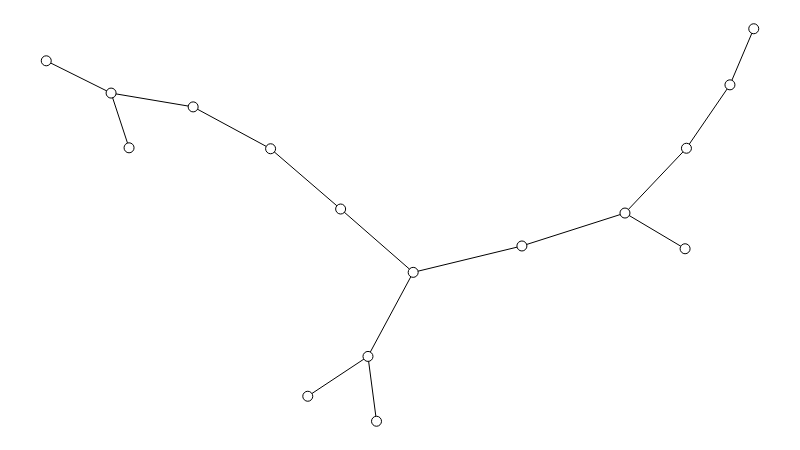

This figure's notebook cell:
### Markdown cell above
## Caminhos relativamente curtos

Primeiramente, precisamos evitar caracterizações baseadas em algum "número mágico" como [seis](https://en.wikipedia.org/wiki/Six_degrees_of_separation). A diferença entre os comprimentos médios obtidos pelo Milgram e os comprimentos médios obtidos do Spotify exigem uma caracterização mais genérica.

Informalmente, a definição de pequeno mundo já foi estabelecida: um grafo cujos caminhos são *relativamente curtos*. Nosso objetivo é formalizar o suficiente essa definição para poder usá-la em um teste de hipótese.

Um primeiro passso natural é tentar visualizar uma rede pequeno mundo para obter *insights* sobre a "cara" dela.

Nas lousinhas, as duplas Graicer/Tirta e Fred/Rapha apresentaram propostas baseadas em *árvore*. Uma árvore é uma *rede conexa sem circuitos*, ou seja, é um grafo com as seguintes propriedades:

* entre quaisquer dois nós, existe um caminho;
* esse caminho é o único entre esses nós.

O módulo *NetworkX* possui uma função pronta para gerar uma árvore aleatória com dado número de nós.

### Code cell
# Gera uma árvore aleatória.
g = nx.random_tree(NUM_NODES)

# Atribui posições aos nós.
sn.set_spring_positions(g)

# Mostra o grafo.
show_graph(g)

### Figure 1 — Plotly figure (JSON) as saved in the notebook; plotly's stock layout.template omitted (floating-point values rounded to 4 significant figures)
{"data": [{"hoverinfo": "none", "line": {"color": "rgb(0, 0, 0)", "width": 1}, "mode": "lines", "x": [0.4668, 0.4547, null, 0.9049, 0.9664, null, 0.9049, 0.818, null, 0.6723, 0.818, null, 0.6723, 0.5186, null, 0.818, 0.903, null, 0.1171, 0.09164, null, 0.3696, 0.4547, null, 0, 0.09164, null, 0.09164, 0.2076, null, 0.9664, 1, null, 0.4547, 0.5186, null, 0.2076, 0.3171, null, 0.5186, 0.4161, null, 0.4161, 0.3171, null], "y": [0, 0.1652, null, 0.6955, 0.8571, null, 0.6955, 0.5305, null, 0.4465, 0.5305, null, 0.4465, 0.3794, null, 0.5305, 0.4395, null, 0.6967, 0.8361, null, 0.06368, 0.1652, null, 0.9183, 0.8361, null, 0.8361, 0.8009, null, 0.8571, 1, null, 0.1652, 0.3794, null, 0.8009, 0.6943, null, 0.3794, 0.5407, null, 0.5407, 0.6943, null]}, {"hoverinfo": "none", "marker": {"color": "rgb(255, 255, 255)", "line": {"color": "rgb(0, 0, 0)", "width": 1}, "size": 10}, "mode": "markers+text", "text": [], "textfont": {"color": "rgb(0, 0, 0)"}, "textposition": "middle center", "x": [0.4668, 0.9049, 0.6723, 0.818, 0.1171, 0.3696, 0, 0.09164, 0.9664, 1, 0.4547, 0.2076, 0.903, 0.5186, 0.4161, 0.3171], "y": [0, 0.6955, 0.4465, 0.5305, 0.6967, 0.06368, 0.9183, 0.8361, 0.8571, 1, 0.1652, 0.8009, 0.4395, 0.3794, 0.5407, 0.6943]}], "layout": {"height": 450, "margin": {"b": 0, "l": 0, "r": 0, "t": 0}, "showlegend": false, "width": 800, "xaxis": {"showgrid": false, "showticklabels": false, "zeroline": false}, "yaxis": {"showgrid": false, "showticklabels": false, "zeroline": false}}}
